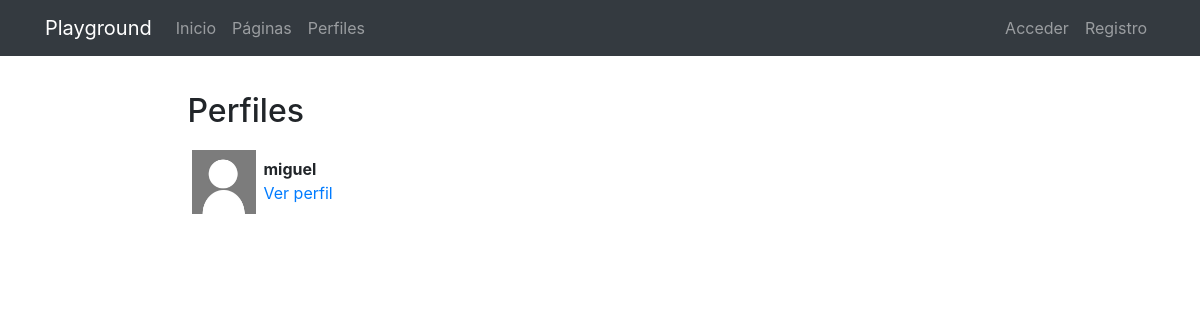
Page /profiles/ on the earlier database version.
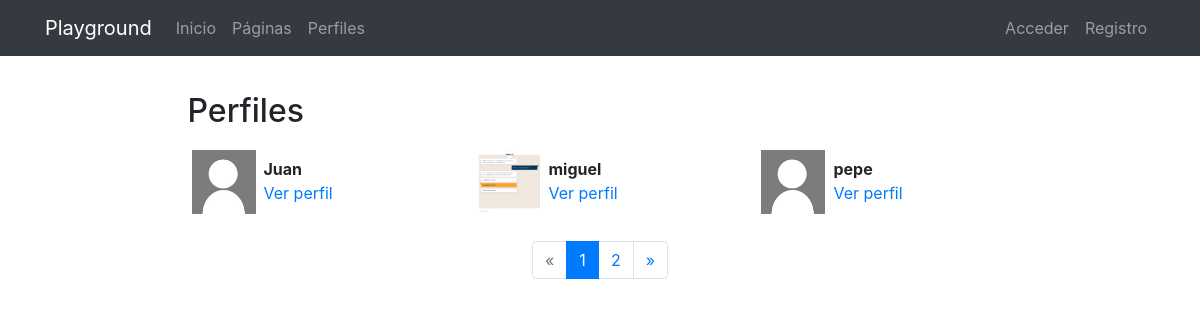
Same page on the later database version.
### registration/models.py (models this page shows)
class Profile(models.Model):
    user = models.OneToOneField(User, on_delete=models.CASCADE)
    avatar = models.ImageField(upload_to=custom_upload_to, null=True, blank=True)
    bio = models.TextField(null=True, blank=True)
    link = models.URLField(max_length=200, null=True, blank=True)
    class Meta:
        ordering = ['user__username']

### profiles/views.py (the view)
# urls.py: path('', ProfileListView.as_view(), name='list'),
class ProfileListView(ListView):
    model = Profile
    template_name = 'profiles/profile_list.html'
    paginate_by = 3

### profiles/templates/profiles/profile_list.html (shortened to what this page needs)
{% extends 'core/base.html' %}
{% load static %}
{% block content %}
<main role="main">
  <div class="container">
    <div class="row mt-3">
      <div class="col-md-9 mx-auto mb-5">
        <h2>Perfiles</h2>
        <div class="row">
          {% for profile in profile_list %}
            <div class="col-md-4 mt-2 mb-3 ">
              <div class="row p-1">
                <div class="col-md-12">
                  {% if profile.avatar %}
                    <img src="{{profile.avatar.url}}" class="img-fluid profile-avatar">
                  {% else %}
                    <img src="{% static 'registration/img/no-avatar.jpg' %}" class="img-fluid profile-avatar">
                  {% endif %}
                  <p class="profile-data">
                    <b>{{profile.user|truncatechars:"16"}}</b><br>
                    <a href="{% url 'profiles:detail' profile.user %}">Ver perfil</a>
                  </p>
                </div>
              </div>
            </div>
          {% endfor %}
        </div>
        {% if is_paginated %}
          <nav aria-label="Page navigation">
            <ul class="pagination justify-content-center">
              {% if page_obj.has_previous %}
                <li class="page-item ">
                  <a class="page-link" href="?page={{ page_obj.previous_page_number }}">&laquo;</a>
                </li>
              {% else %}
                <li class="page-item disabled">
                  <a class="page-link" href="#" tabindex="-1">&laquo;</a>
                </li>
              {% endif %}
              {% for i in paginator.page_range %}
                <li class="page-item {% if page_obj.number == i %}active{% endif %}">
                  <a class="page-link" href="?page={{ i }}">{{ i }}</a>
                </li>
              {% endfor %}
              {% if page_obj.has_next %}
                <li class="page-item ">
                  <a class="page-link" href="?page={{ page_obj.next_page_number }}">&raquo;</a>
                </li>
              {% else %}
                <li class="page-item disabled">
                  <a class="page-link" href="#" tabindex="-1">&raquo;</a>
                </li>
              {% endif %}
            </ul>
          </nav>
        {% endif %}
      </div>
    </div>
  </div>
</main>
{% endblock %}

### core/templates/core/base.html (shortened to what this page needs)
<!DOCTYPE html>
<html lang="es">
  <head>
    {% load static %}
    <link href="{% static 'core/vendor/bootstrap/css/bootstrap.min.css' %}" rel="stylesheet">
    <link href="{% static 'core/vendor/font-awesome/css/font-awesome.min.css' %}" rel="stylesheet" type="text/css">
    <link href="{% static 'core/css/main.css' %}" rel="stylesheet">
  </head>
  <body>
    <body>
      <nav class="navbar navbar-expand-lg navbar-dark bg-dark">
        <div class="container">
          <a class="navbar-brand" href="{% url 'home' %}">Playground</a>
          <div class="collapse navbar-collapse" id="ned">
            <ul class="navbar-nav mr-auto">
              <li class="nav-item">
                <a class="nav-link" href="{% url 'home' %}">Inicio</a>
              </li>
              <li class="nav-item">
                <a class="nav-link" href="{% url 'pages:pages' %}">Páginas</a>
              </li>
              <li class="nav-item">
                <a class="nav-link" href="{% url 'profiles:list' %}">Perfiles</a>
              </li>
            </ul>
            <ul class="navbar-nav">
            {% if not request.user.is_authenticated %}
              <li class="nav-item">
                <a class="nav-link" href="{% url 'login' %}">Acceder</a>
              </li>
              <li class="nav-item">
                <a class="nav-link" href="{% url 'signup' %}">Registro</a>
              </li>
            {% endif %}
            </ul>
          </div>
        </div>
      </nav>
      {% block content %}{% endblock %}
  </body>
</html>

### core/static/core/css/main.css (style rules this page uses)
main { padding-top: 20px; }
:root { --jumbotron-padding-y: 3rem; }

### profiles/templates/profiles/profile_list.html (style rules this page uses)
.profile-avatar { float:left;width:4rem;height:4rem }
.profile-data { padding-left:4.5rem;padding-top:.4rem; }

Differences in the rows shown:
added Profile: user "Juan"
changed Profile "miguel": avatar: picture added
added Profile: user "pepe"
Other differences:
new list line: "1"
new list line: "2"
